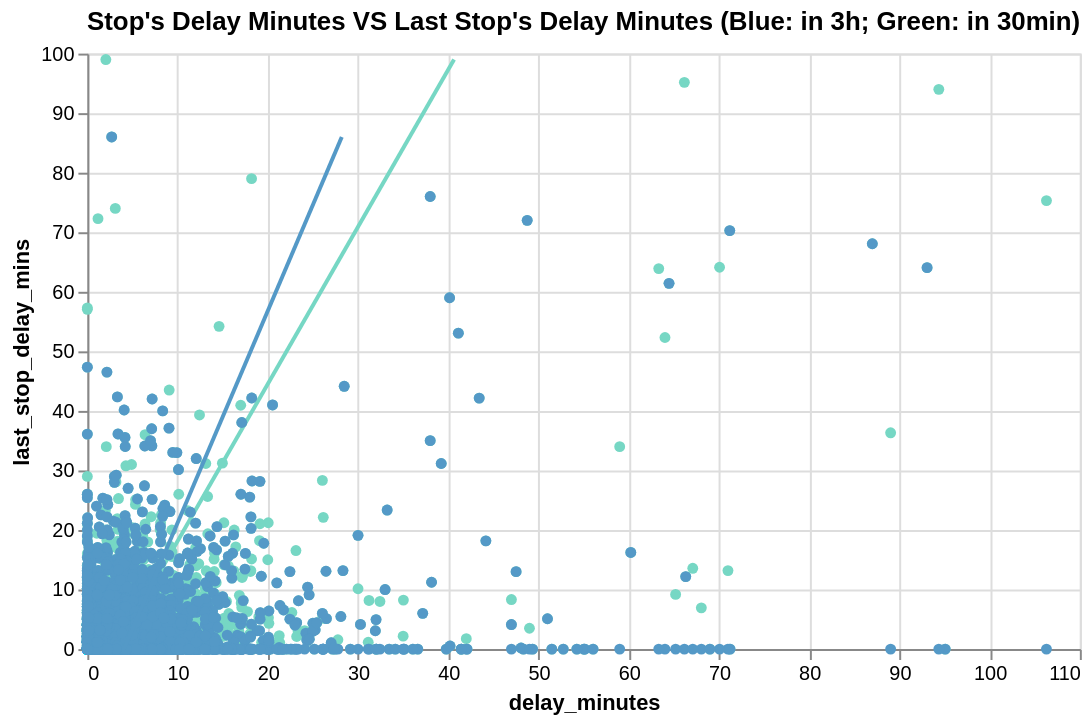

This figure's Vega-Lite source:
### Vega-Lite specification from a JSON file in a GitHub repository (floating-point values rounded to 4 significant figures; data arrays with more than 128 entries replaced by an {"elided": "..."} marker saying what was removed)
{"config": {"view": {"continuousWidth": 400, "continuousHeight": 300}}, "layer": [{"mark": "circle", "encoding": {"color": {"value": "#76D7C4"}, "opacity": {"value": 1}, "tooltip": [{"type": "quantitative", "field": "delay_minutes"}, {"type": "quantitative", "field": "last_stop_delay_min_in_3H"}, {"type": "nominal", "field": "to_station"}], "x": {"type": "quantitative", "field": "delay_minutes"}, "y": {"type": "quantitative", "axis": {"title": "last_stop_delay_mins"}, "field": "last_stop_delay_min_in_3H"}}, "height": 300, "width": 500}, {"mark": "line", "encoding": {"color": {"value": "#76D7C4"}, "opacity": {"value": 1}, "tooltip": [{"type": "quantitative", "field": "delay_minutes"}, {"type": "quantitative", "field": "last_stop_delay_min_in_3H"}, {"type": "nominal", "field": "to_station"}], "x": {"type": "quantitative", "field": "delay_minutes"}, "y": {"type": "quantitative", "axis": {"title": "last_stop_delay_mins"}, "field": "last_stop_delay_min_in_3H"}}, "height": 300, "transform": [{"on": "last_stop_delay_min_in_3H", "regression": "delay_minutes"}], "width": 500}, {"layer": [{"mark": "circle", "encoding": {"color": {"value": "#5499C7"}, "opacity": {"value": 1}, "tooltip": [{"type": "quantitative", "field": "delay_minutes"}, {"type": "quantitative", "field": "last_stop_delay_min_in_30M"}, {"type": "nominal", "field": "to_station"}], "x": {"type": "quantitative", "field": "delay_minutes"}, "y": {"type": "quantitative", "field": "last_stop_delay_min_in_30M"}}, "title": "Stop's Delay Minutes VS Last Stop's Delay Minutes (Blue: in 3h; Green: in 30min)"}, {"mark": "line", "encoding": {"color": {"value": "#5499C7"}, "opacity": {"value": 1}, "tooltip": [{"type": "quantitative", "field": "delay_minutes"}, {"type": "quantitative", "field": "last_stop_delay_min_in_30M"}, {"type": "nominal", "field": "to_station"}], "x": {"type": "quantitative", "field": "delay_minutes"}, "y": {"type": "quantitative", "field": "last_stop_delay_min_in_30M"}}, "title": "Stop's Delay Minutes VS Last Stop's Delay Minutes (Blue: in 3h; Green: in 30min)", "transform": [{"on": "last_stop_delay_min_in_30M", "regression": "delay_minutes"}]}]}], "data": {"name": "data-48a2d448746ea3ce5b4408cf0af04636"}, "$schema": "https://vega.github.io/schema/vega-lite/v4.8.1.json", "datasets": {"data-48a2d448746ea3ce5b4408cf0af04636": {"elided": "5000 records"}}}
